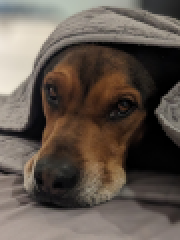
#> input picture Python/Drills/Feb 25_Image_Processing/beau.png, 90 x 120 px (shown 2 times larger)
$ python main.py
#> lines starting #> are read from the running program, lines starting #| are printed output that depends on the picture
from PIL import Image
import numpy as np

image = Image.open('beau.png')
#> image is the input picture: PIL image 90x120 RGB; mean R, G, B 97.7, 87.1, 78.5
print(type(image))  # Output: <class 'PIL.PngImagePlugin.PngImageFile'>
#| <class 'PIL.PngImagePlugin.PngImageFile'>
print(image.size)  # Output: (width, height)
#| (90, 120)

image_array = np.array(image)
print(type(image_array))  # Output: <class 'numpy.ndarray'>
#| <class 'numpy.ndarray'>
print(image_array.shape)  # Output: (height, width, depth)
#| (120, 90, 3)

# Create a random RGB image array
image_array = np.random.randint(0, 256, (100, 100, 3), dtype=np.uint8)

# Convert the array to a PIL image
image = Image.fromarray(image_array)
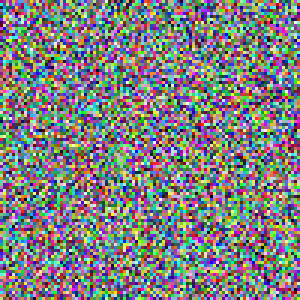
#> image: PIL image 100x100 RGB (shown 3 times larger); mean R, G, B 126.7, 127.2, 127.6
print(type(image))  # Output: <class 'PIL.Image.Image'>
#| <class 'PIL.Image.Image'>
